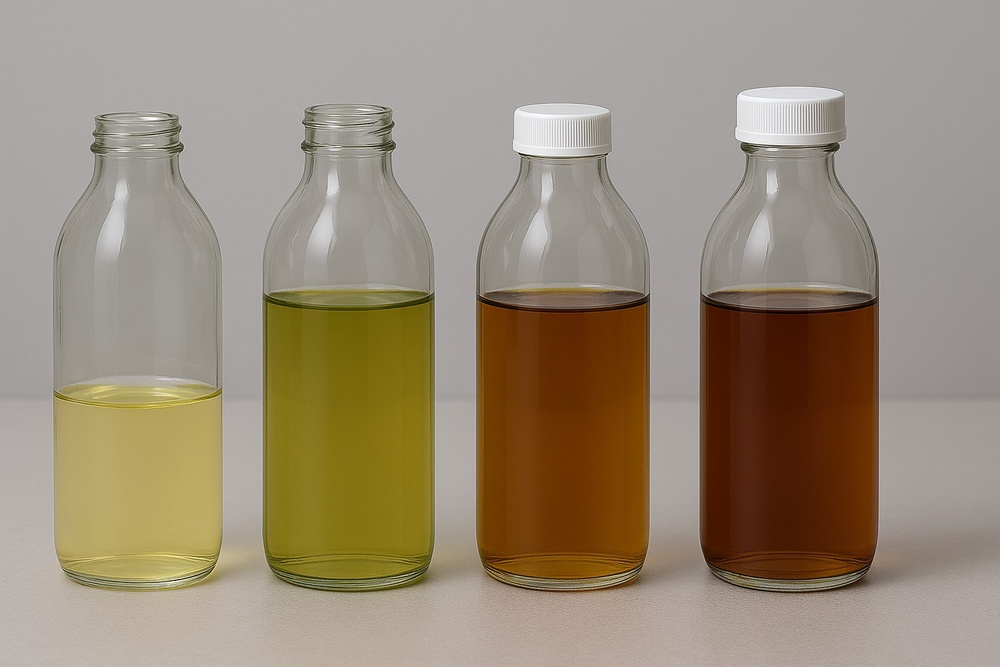
#> input picture test_bottle/bottle6.jpg, 1000 x 667 px, shrunk from 1536 x 1024 before the run, found by its file name
$ python bottle.py
#> lines starting #> are read from the running program, lines starting #| are printed output that depends on the picture; after the words box and inside, x2 and y2 are one past the last pixel; in counts of white or black regions, pixels touching at a corner belong together
#> further down, img is the input picture: shape (667, 1000, 3); mean B, G, R 120.8, 140.1, 153.6
import cv2
import numpy as np

class BottleQualityAnalyzer:
    def __init__(self):
        self.min_fill_height_ratio = 0.85
        self.color_variation_threshold = 0.15
        self.expected_hue_range = (10, 100)  # Wider hue range
        self.cap_detection_area = 300  # Lower for top-view caps

    def process_frame(self, frame):
        bottles = self._detect_bottles(frame)
        results = []

        for i, bottle in enumerate(bottles):
            fill_ratio = self._check_fill_level(frame, bottle)
            color_score = self._check_color_consistency(frame, bottle)
            has_cap = self._check_cap_presence(frame, bottle)

            result = {
                'fill_ratio': fill_ratio,
                'color_score': color_score,
                'has_cap': has_cap,
                'passed': (fill_ratio >= self.min_fill_height_ratio and
                          color_score >= (1 - self.color_variation_threshold) and
                          has_cap)
            }

            results.append(result)
            self._draw_results(frame, bottle, result, index=i+1)

        return frame, results

    def _detect_bottles(self, frame):
        gray = cv2.cvtColor(frame, cv2.COLOR_BGR2GRAY)
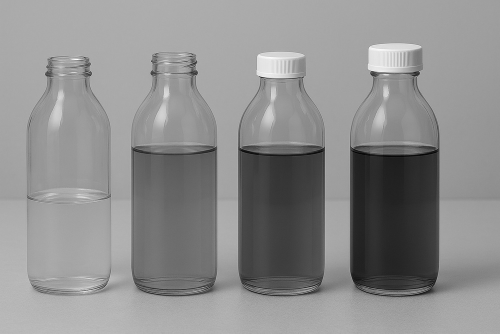
#> gray: shape (667, 1000) (shown at 1/2 size); min 0, max 255, mean 141.9
        blurred = cv2.GaussianBlur(gray, (5, 5), 0)
        edged = cv2.Canny(blurred, 30, 150)
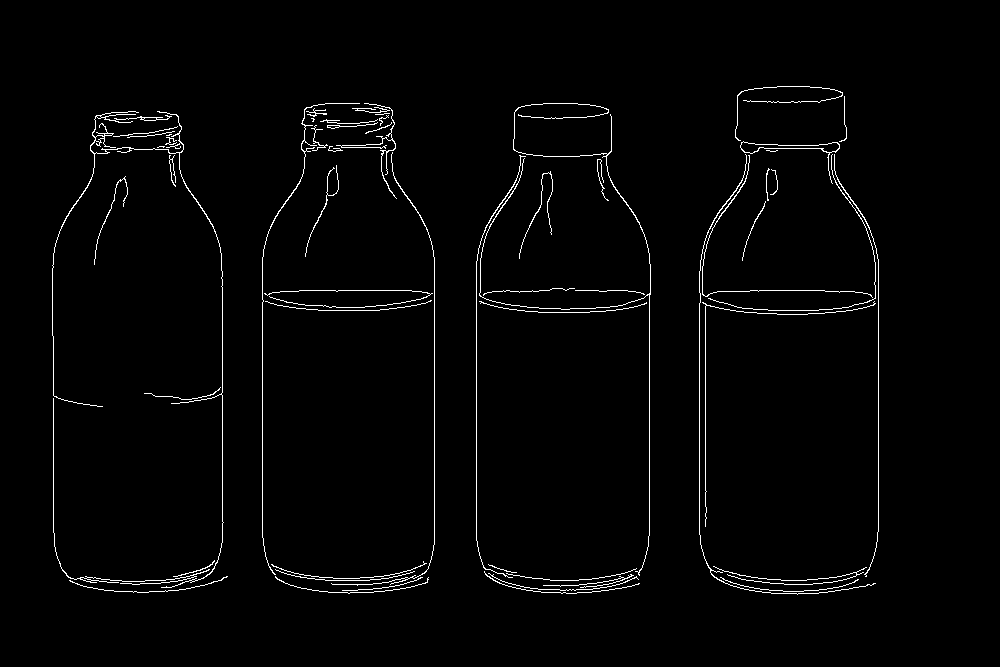
#> edged: shape (667, 1000); 1.8% white in thin lines or dots, all inside (x1, y1, x2, y2) = (52, 86, 879, 595)
        cv2.imshow("edged:",edged)

        # Apply morphological closing to reduce small gaps/reflections
        kernel = cv2.getStructuringElement(cv2.MORPH_RECT, (7, 7))
        closed = cv2.morphologyEx(edged, cv2.MORPH_CLOSE, kernel)
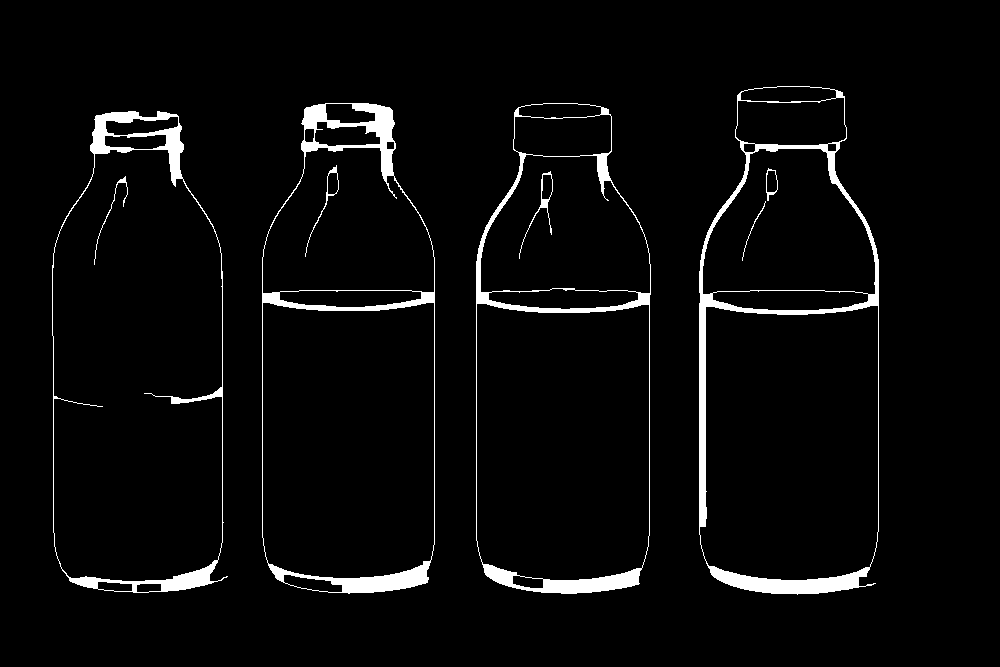
#> closed: shape (667, 1000); 3.8% white; 9 white regions

        contours, _ = cv2.findContours(closed, cv2.RETR_EXTERNAL, cv2.CHAIN_APPROX_SIMPLE)
#> contours = 4 contours; box (x1, y1, x2, y2) and area: (699, 86, 879, 595) 79086, (476, 103, 651, 594) 74754, (262, 103, 435, 594) 74182, (52, 111, 228, 593) 71807
        bottles = []

        for cnt in contours:
            area = cv2.contourArea(cnt)
            x, y, w, h = cv2.boundingRect(cnt)
            aspect_ratio = h / float(w)

            if area > 10000 and aspect_ratio > 1.5:  # Only large, tall objects
                bottles.append({
                    'bounding_box': (x, y, w, h),
                    'neck_position': (x + w // 2, y + int(h * 0.08))
                })
#> this loop made 4 passes
#> (area, x, y, w, h, aspect_ratio) on passes 1 to 4: (71807, 52, 111, 176, 482, 2.74), (74754, 476, 103, 175, 491, 2.81), (74182, 262, 103, 173, 491, 2.84), (79086, 699, 86, 180, 509, 2.83)
#> after the loop, bottles = 4 items

        bottles = sorted(bottles, key=lambda b: b['bounding_box'][0])
        return bottles

    def _check_fill_level(self, frame, bottle):
        x, y, w, h = bottle['bounding_box']
        roi = frame[y:y + h, x:x + w]

        # Ignore top/bottom 10% for more accurate detection
        trim_top = int(h * 0.1)
        trim_bottom = int(h * 0.9)
        roi = roi[trim_top:trim_bottom]

        hsv = cv2.cvtColor(roi, cv2.COLOR_BGR2HSV)

        # Adjust expected hue range per liquid color
        lower = np.array([self.expected_hue_range[0], 50, 50])
        upper = np.array([self.expected_hue_range[1], 255, 255])
        mask = cv2.inRange(hsv, lower, upper)

        # Clean small blobs
        kernel = cv2.getStructuringElement(cv2.MORPH_RECT, (3, 3))
        mask = cv2.morphologyEx(mask, cv2.MORPH_CLOSE, kernel)

        # Vertical histogram of filled pixels
        row_sums = np.sum(mask > 0, axis=1).astype(np.float32) / w  # Normalize

        # Smooth to reduce noise
        row_sums_smooth = np.convolve(row_sums, np.ones(5)/5, mode='same')

        # Determine fill threshold dynamically
        threshold = 0.3  # row must be at least 30% filled
        filled_rows = np.where(row_sums_smooth > threshold)[0]

        if len(filled_rows) == 0:
            return 0.0

        # Fill height is from bottom to top of last filled region
        fill_height = len(row_sums_smooth) - filled_rows[0]
        fill_ratio = fill_height / len(row_sums_smooth)

        return round(fill_ratio, 2)


    def _check_color_consistency(self, frame, bottle):
        x, y, w, h = bottle['bounding_box']
        roi = frame[y:y+h, x:x+w]
        hsv = cv2.cvtColor(roi, cv2.COLOR_BGR2HSV)

        mask = cv2.inRange(hsv,
                           np.array([self.expected_hue_range[0], 50, 50]),
                           np.array([self.expected_hue_range[1], 255, 255]))
        hue_values = hsv[:, :, 0][mask > 0]
        if len(hue_values) > 0:
            std_dev = np.std(hue_values) / 180.0
            return 1.0 - std_dev
        return 0.0

    def _check_cap_presence(self, frame, bottle):
        x, y = bottle['neck_position']
        h, w = frame.shape[:2]

        if y - 20 < 0 or x - 20 < 0 or x + 20 > w or y + 20 > h:
            return False  # Skip if neck region is out of bounds

        neck_roi = frame[y - 20:y + 20, x - 20:x + 20]
        gray = cv2.cvtColor(neck_roi, cv2.COLOR_BGR2GRAY)
        _, thresh = cv2.threshold(gray, 180, 255, cv2.THRESH_BINARY)
        cap_area = cv2.countNonZero(thresh)

        return cap_area > self.cap_detection_area

    def _draw_results(self, frame, bottle, result, index):
        x, y, w, h = bottle['bounding_box']
        color = (0, 255, 0) if result['passed'] else (0, 0, 255)

        cv2.rectangle(frame, (x, y), (x+w, y+h), color, 2)
        fill_height = int(y + h * (1 - result['fill_ratio']))
        cv2.line(frame, (x, fill_height), (x+w, fill_height), (255, 0, 0), 2)

        info = f"Bottle {index}: {'PASS' if result['passed'] else 'FAIL'}"
        cv2.putText(frame, info, (x, y-30), cv2.FONT_HERSHEY_SIMPLEX, 0.5, color, 1)
        fill_info = f"Fill: {result['fill_ratio']:.0%} Color: {result['color_score']:.2f} Cap: {'Yes' if result['has_cap'] else 'No'}"
        cv2.putText(frame, fill_info, (x, y-10), cv2.FONT_HERSHEY_SIMPLEX, 0.4, color, 1)

# === MAIN ===
if __name__ == "__main__":
    analyzer = BottleQualityAnalyzer()

    # Use generated image
    image_path = "test_bottle\\bottle6.jpg"
    img = cv2.imread(image_path)

    processed_img, results = analyzer.process_frame(img)
#> the loop in process_frame, `for i, bottle in enumerate(bottles):` made 4 passes
#> (trim_top in _check_fill_level, trim_bottom in _check_fill_level, fill_ratio) on passes 1 to 4: (48, 433, 0.42), (49, 441, 0.65), (49, 441, 0.65), (50, 458, 0.63)
#> pass 1, in _check_fill_level, `roi = frame[y:y + h, x:x + w]`:
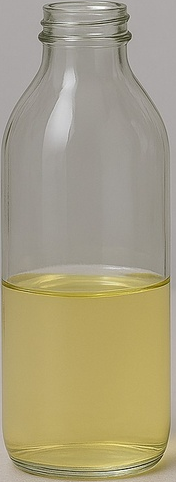
#> roi: shape (482, 176, 3); mean B, G, R 129.4, 159.5, 168.4
#> pass 1, in _check_fill_level, `roi = roi[trim_top:trim_bottom]`:
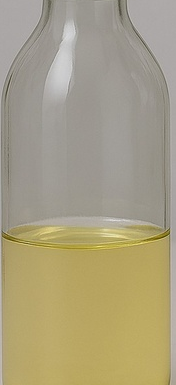
#> roi: shape (385, 176, 3); mean B, G, R 129.4, 159.3, 168.5
#> pass 1, in _check_fill_level, `mask = cv2.inRange(hsv, lower, upper)`:
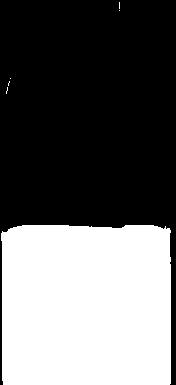
#> mask: shape (385, 176); 39.6% white; 6 white regions (5 under 20 px), largest, box (x1, y1, x2, y2) and area: (1, 225, 171, 385) 26805
#> after the loop in process_frame, `for i, bottle in enumerate(bottles):`:
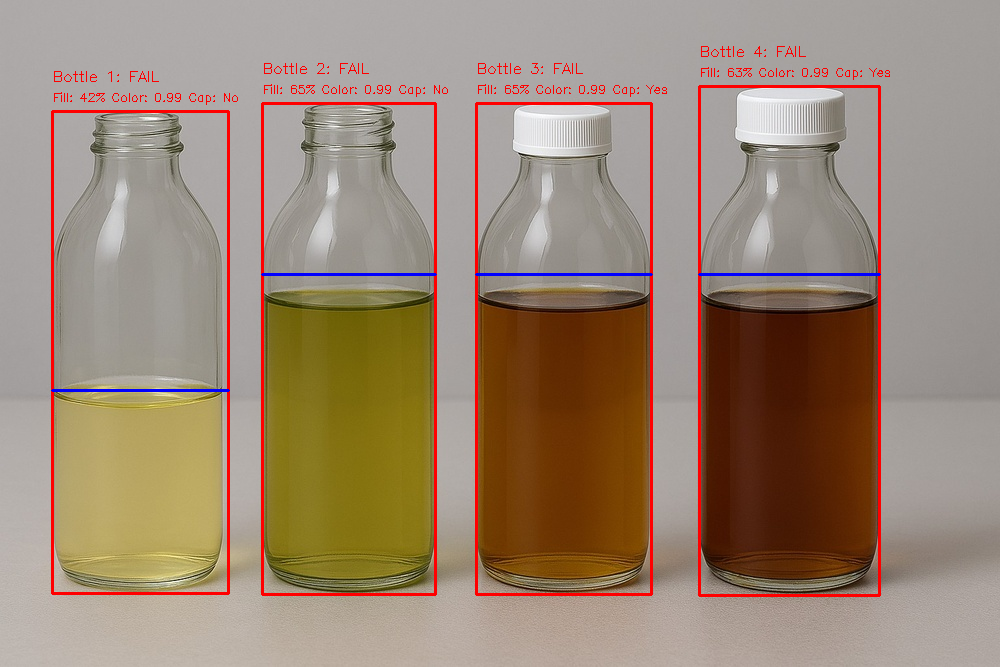
#> frame: shape (667, 1000, 3); 3.08% of pixels changed, all inside (x1, y1, x2, y2) = (51, 46, 890, 597)
#> results = 4 items

    for i, result in enumerate(results):
        print(f"Bottle {i+1}: {'PASS' if result['passed'] else 'FAIL'}")

        print(f"  Fill Ratio: {result['fill_ratio']:.2f}")
        print(f"  Color Consistency: {result['color_score']:.2f}")
        print(f"  Cap Present: {result['has_cap']}\n")
#> this loop made 4 passes
#> (printed output is left out)

    cv2.imshow("Inspection Result", processed_img)
    cv2.waitKey(0)
    cv2.destroyAllWindows()

$ run again, with test_bottle/bottle1.jpg copied over test_bottle/bottle6.jpg
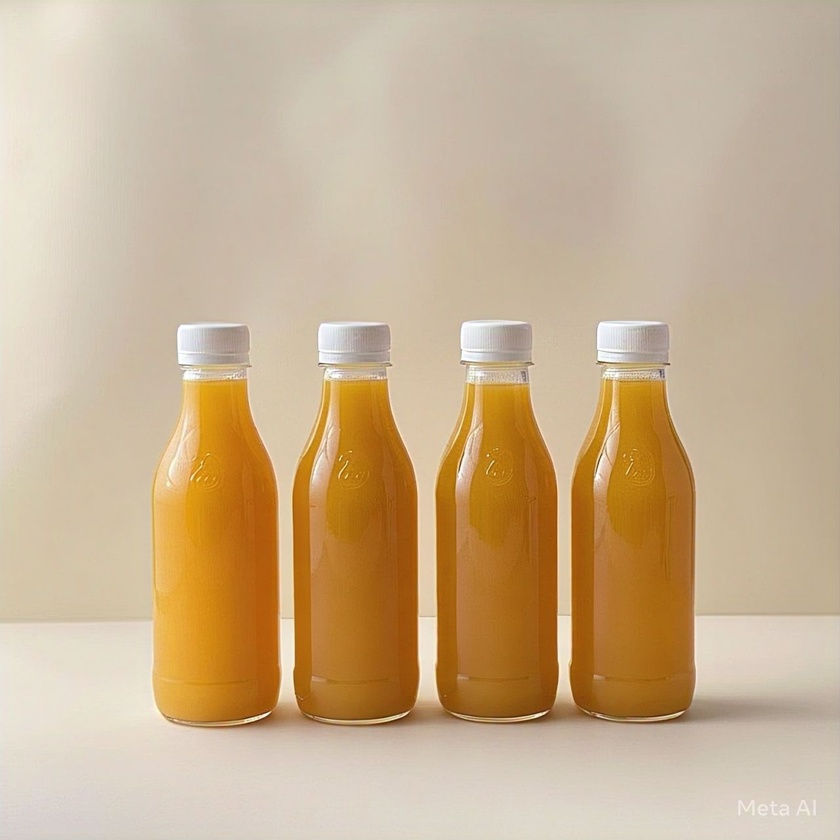
#> input picture test_bottle/bottle1.jpg, 840 x 840 px, shrunk from 1280 x 1280 before the run, found by its file name
#> img is the input picture: shape (840, 840, 3); mean B, G, R 144.2, 176.4, 200.8
#> in _detect_bottles, `edged = cv2.Canny(blurred, 30, 150)`:
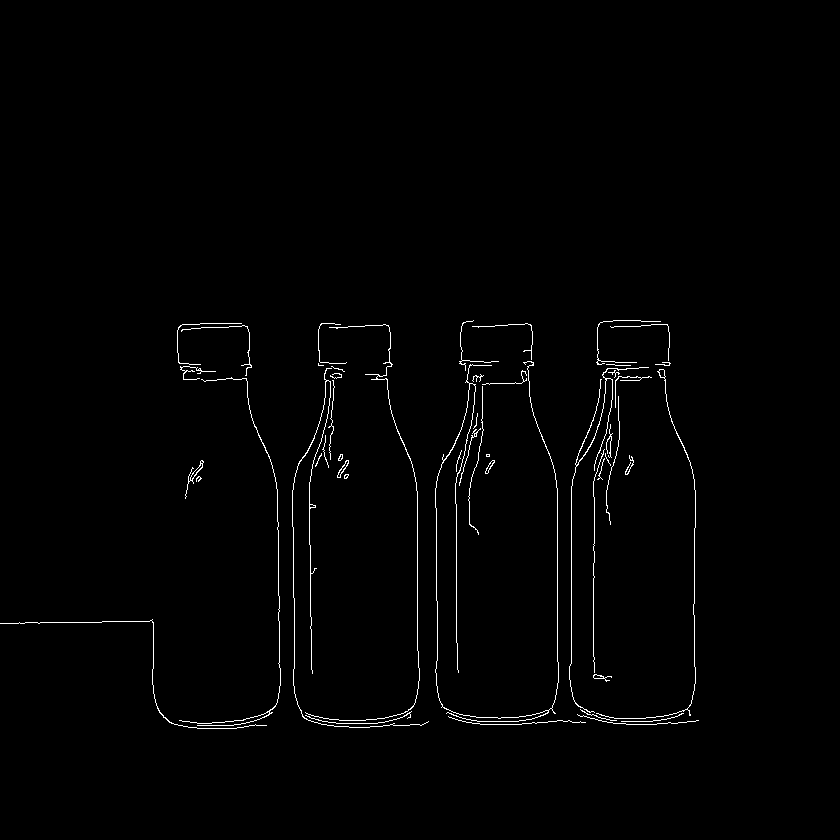
#> edged: shape (840, 840); 1.1% white in thin lines or dots, all inside (x1, y1, x2, y2) = (0, 320, 699, 729)
#> closed: shape (840, 840); 2.1% white; 7 white regions
#> contours = 4 contours; box (x1, y1, x2, y2) and area: (435, 320, 699, 725) 83768, (292, 323, 429, 728) 42364, (0, 323, 281, 729) 4492, (185, 460, 204, 499) 173
#> the loop in _detect_bottles, `for cnt in contours:` made 4 passes
#> (area, x, y, w, h, aspect_ratio) on passes 1 to 4: (173, 185, 460, 19, 39, 2.05), (42364, 292, 323, 137, 405, 2.96), (4492.5, 0, 323, 281, 406, 1.44), (83768.5, 435, 320, 264, 405, 1.53)
#> after the loop in _detect_bottles, `for cnt in contours:`: bottles = 2 items
#> the loop in process_frame, `for i, bottle in enumerate(bottles):` made 2 passes
#> (trim_top in _check_fill_level, trim_bottom in _check_fill_level, lower in _check_fill_level, upper in _check_fill_level) on passes 1 to 2: (40, 364, [10, 50, 50], [100, 255, 255]), (40, 364, [10, 50, 50], [100, 255, 255])
#> after the loop in process_frame, `for i, bottle in enumerate(bottles):`:
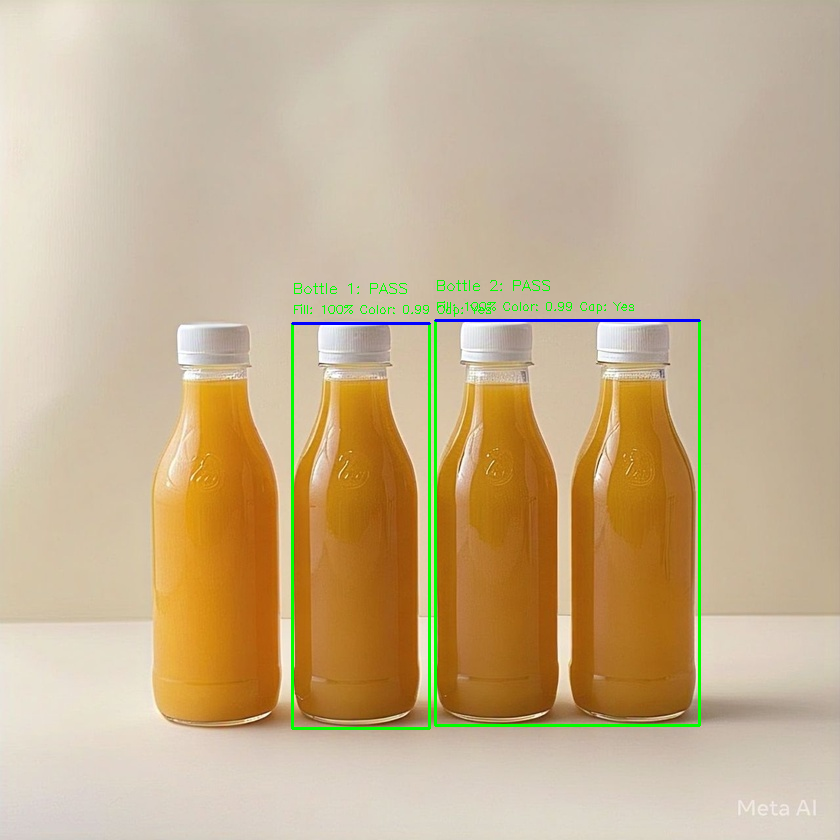
#> frame: shape (840, 840, 3); 1.21% of pixels changed, all inside (x1, y1, x2, y2) = (291, 280, 701, 730)
#> the loop `for i, result in enumerate(results):` made 2 passes
#| Bottle 1: PASS
#|   Fill Ratio: 1.00
#|   Color Consistency: 0.99
#|   Cap Present: True
#| Bottle 2: PASS
#|   Fill Ratio: 1.00
#> (further printed lines are left out)
